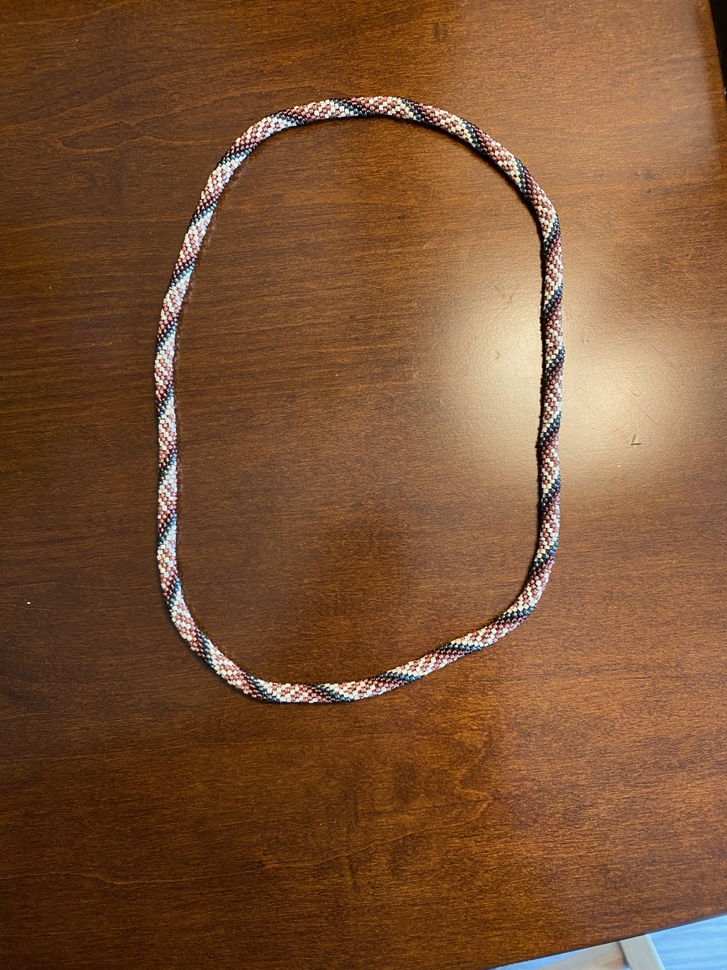
#> input picture bead-example - 1.jpeg, 727 x 970 px, shrunk from 3024 x 4032 before the run
$ python debug_saturation_segment.py --image '../bead-example - 1.jpeg'
#> lines starting #> are read from the running program, lines starting #| are printed output that depends on the picture; after the words box and inside, x2 and y2 are one past the last pixel; in counts of white or black regions, pixels touching at a corner belong together
"""Quick bead-vs-background segmentation using saturation alone.

Uses Otsu's method on the S channel to pick a threshold and saves a mask and overlay.
"""

from __future__ import annotations

import argparse
from pathlib import Path

import numpy as np
from PIL import Image


def otsu_threshold(values: np.ndarray) -> int:
    """Compute Otsu threshold for 0-255 uint8 values."""
    hist, _ = np.histogram(values, bins=256, range=(0, 256))
    total = values.size
    sum_total = np.dot(np.arange(256), hist)
    sum_b = 0.0
    w_b = 0.0
    max_var = 0.0
    threshold = 0
    for t in range(256):
        w_b += hist[t]
        if w_b == 0:
            continue
        w_f = total - w_b
        if w_f == 0:
            break
        sum_b += t * hist[t]
        m_b = sum_b / w_b
        m_f = (sum_total - sum_b) / w_f
        var_between = w_b * w_f * (m_b - m_f) ** 2
        if var_between > max_var:
            max_var = var_between
            threshold = t
    return threshold


def main():
    parser = argparse.ArgumentParser(description="Segment beads via saturation threshold (Otsu).")
    parser.add_argument("--image", required=True, type=Path, help="Input image")
    parser.add_argument("--outdir", type=Path, default=Path("image-to-pattern/debug-output"), help="Output directory")
    args = parser.parse_args()

    img_rgb = np.array(Image.open(args.image).convert("RGB"))
#> img_rgb is the input picture: shape (970, 727, 3); mean R, G, B 124.3, 83.4, 52.5
    img_hsv = np.array(Image.open(args.image).convert("HSV"))
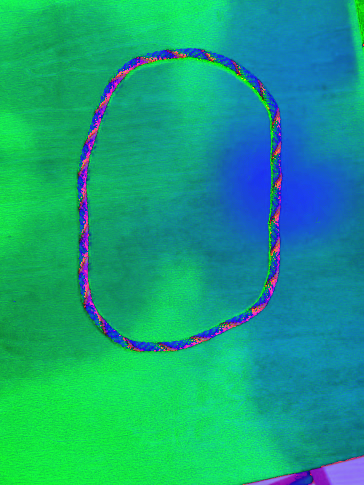
#> img_hsv: shape (970, 727, 3) (shown at 1/2 size); mean R, G, B 21.4, 162.1, 125.1
    s_channel = img_hsv[:, :, 1]
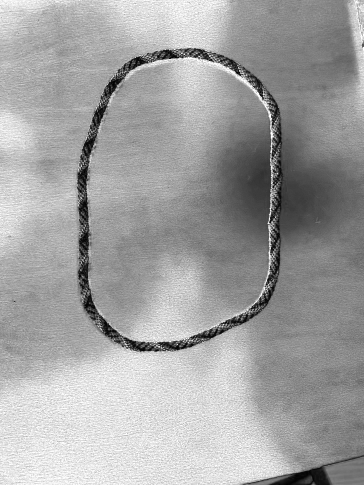
#> s_channel: shape (970, 727) (shown at 1/2 size); min 0, max 255, mean 162.1

    thr = otsu_threshold(s_channel)
#> in otsu_threshold, `hist, _ = np.histogram(values, bins=256, range=(0, 256))`: hist = 256 values, max 16470 at index 255, min 0 at index 253, mean 2754.6
#> in otsu_threshold, `sum_total = np.dot(np.arange(256), hist)`: sum_total = 114319568
#> the loop in otsu_threshold, `for t in range(256):` made 256 passes
#> (w_b, w_f, sum_b, m_b, m_f, max_var) on passes 1 to 8: (84, 705106, 0, 0, 162.1, 1.56e+12), (87, 705103, 3, 0.0345, 162.1, 1.61e+12), (261, 704929, 351, 1.34, 162.2, 4.76e+12), (437, 704753, 879, 2.01, 162.2, 7.9e+12), (626, 704564, 1635, 2.61, 162.3, 1.12e+13), (938, 704252, 3195, 3.41, 162.3, 1.67e+13), (1319, 703871, 5481, 4.16, 162.4, 2.33e+13), (1694, 703496, 8106, 4.79, 162.5, 2.96e+13)
    mask = s_channel > thr
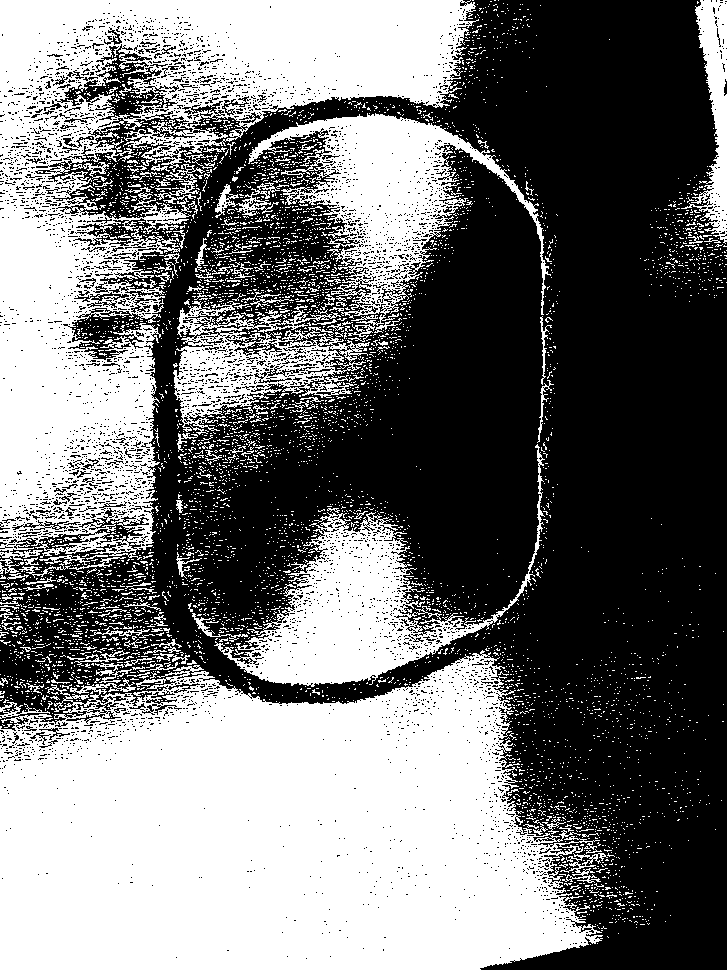
#> mask: shape (970, 727) bool; 45.8% white; 5399 white regions (5213 under 20 px), largest, box (x1, y1, x2, y2) and area: (0, 650, 603, 970) 145942, (0, 0, 479, 574) 96188, (214, 444, 545, 687) 20408

    args.outdir.mkdir(parents=True, exist_ok=True)
    stem = args.image.stem

    mask_img = (mask.astype(np.uint8) * 255)
    Image.fromarray(mask_img, mode="L").save(args.outdir / f"{stem}-s-mask.png")

    overlay = np.full_like(img_rgb, 255, dtype=np.uint8)
    overlay[mask] = img_rgb[mask]
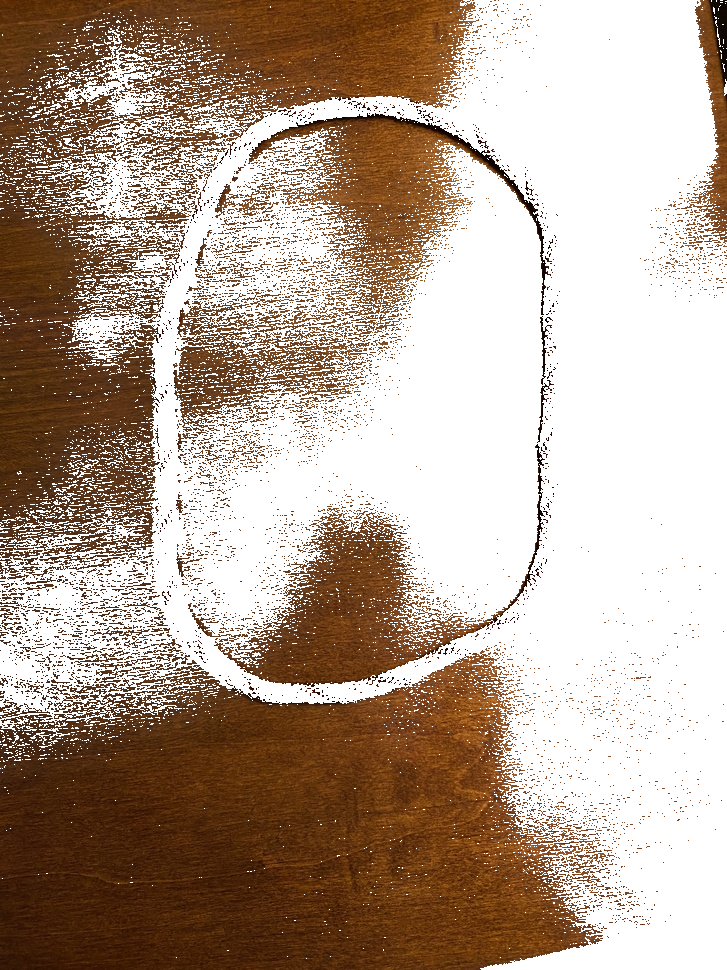
#> overlay: shape (970, 727, 3); mean R, G, B 182.4, 162.8, 147.5
    Image.fromarray(overlay, mode="RGB").save(args.outdir / f"{stem}-s-overlay.png")

    print(f"S threshold (Otsu): {thr}")
#| S threshold (Otsu): 165
    print(f"Mask true ratio: {mask.mean():.4f}")
#| Mask true ratio: 0.4577
    print(f"Saved mask and overlay to {args.outdir}")


if __name__ == "__main__":
    main()

$ run again, on bead-example - 3.jpeg
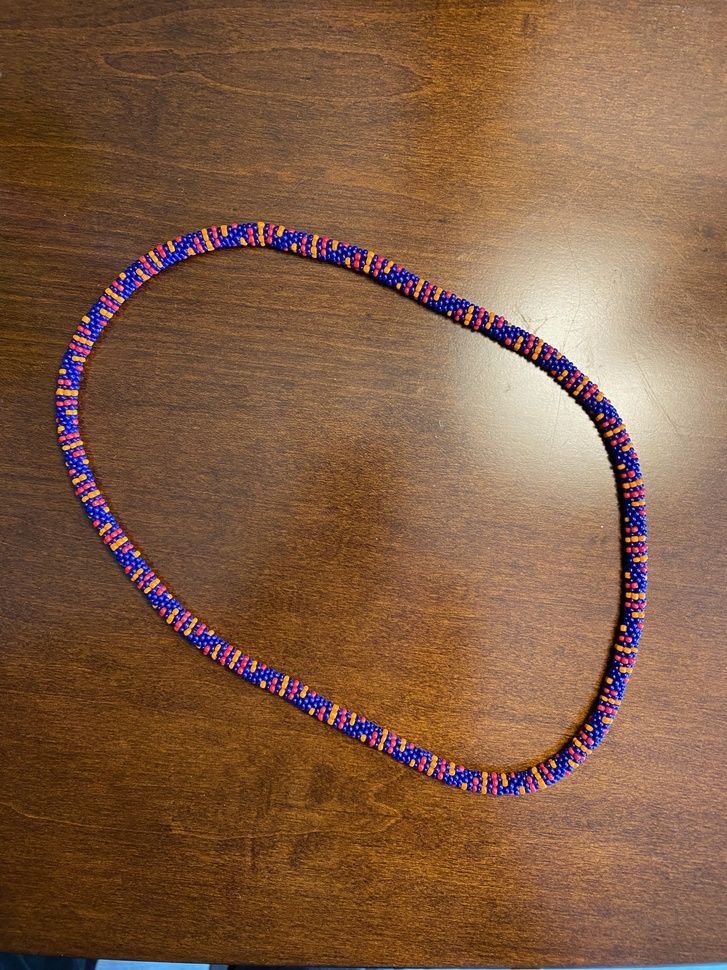
#> input picture bead-example - 3.jpeg, 727 x 970 px, shrunk from 3024 x 4032 before the run
#> in main, img_rgb is the input picture: shape (970, 727, 3); mean R, G, B 130.4, 93.2, 67.3
#> hist = 256 values, max 12755 at index 255, min 0 at index 254, mean 2754.6
#> sum_total = 101153745
#> the loop in otsu_threshold, `for t in range(256):` made 256 passes
#> (w_b, w_f, sum_b, m_b, m_f, max_var) on passes 1 to 8: (12, 705178, 0, 0, 143.4, 1.74e+11), (14, 705176, 2, 0.143, 143.4, 2.03e+11), (18, 705172, 10, 0.556, 143.4, 2.59e+11), (24, 705166, 28, 1.17, 143.4, 3.43e+11), (28, 705162, 44, 1.57, 143.4, 3.97e+11), (36, 705154, 84, 2.33, 143.4, 5.06e+11), (50, 705140, 168, 3.36, 143.5, 6.92e+11), (59, 705131, 231, 3.92, 143.5, 8.1e+11)
#> in main, `mask = s_channel > thr`:
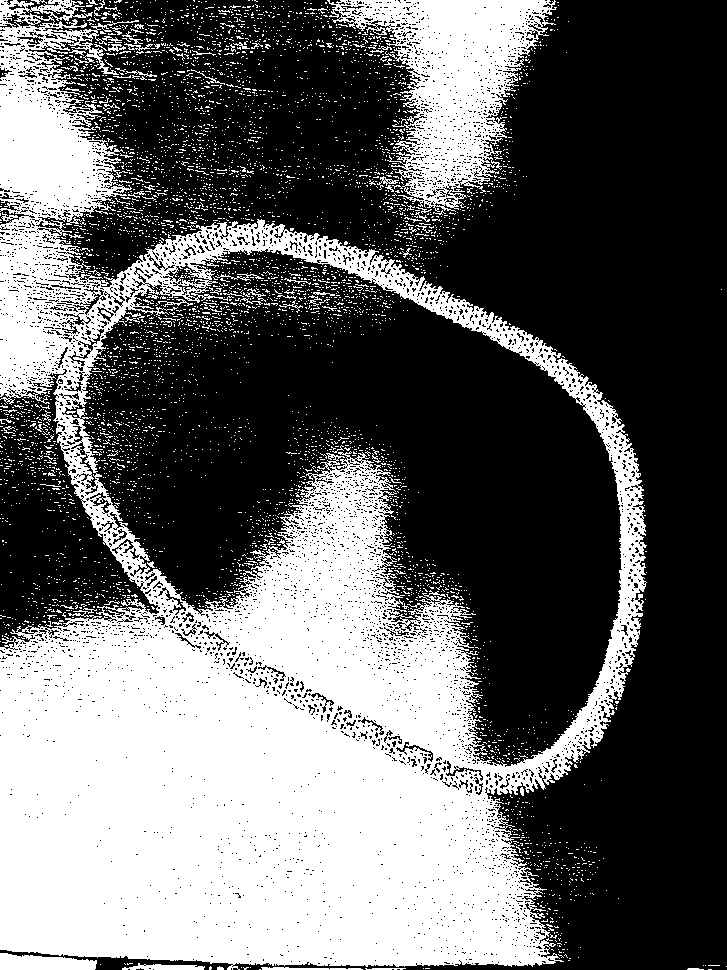
#> mask: shape (970, 727) bool; 39.7% white; 5313 white regions (5221 under 20 px), largest, box (x1, y1, x2, y2) and area: (0, 0, 647, 970) 241290, (327, 0, 557, 212) 20860, (0, 953, 97, 970) 1264
#> in main, `overlay[mask] = img_rgb[mask]`:
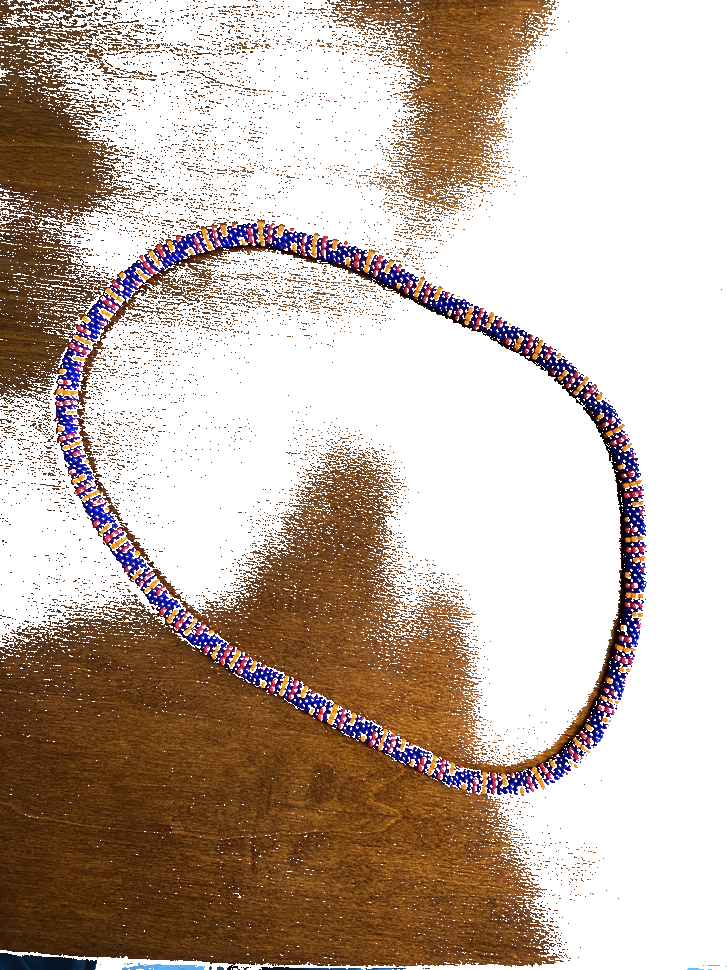
#> overlay: shape (970, 727, 3); mean R, G, B 195.2, 178.5, 166.8
#| S threshold (Otsu): 152
#| Mask true ratio: 0.3974

$ run again, on bead-example - 4.jpeg
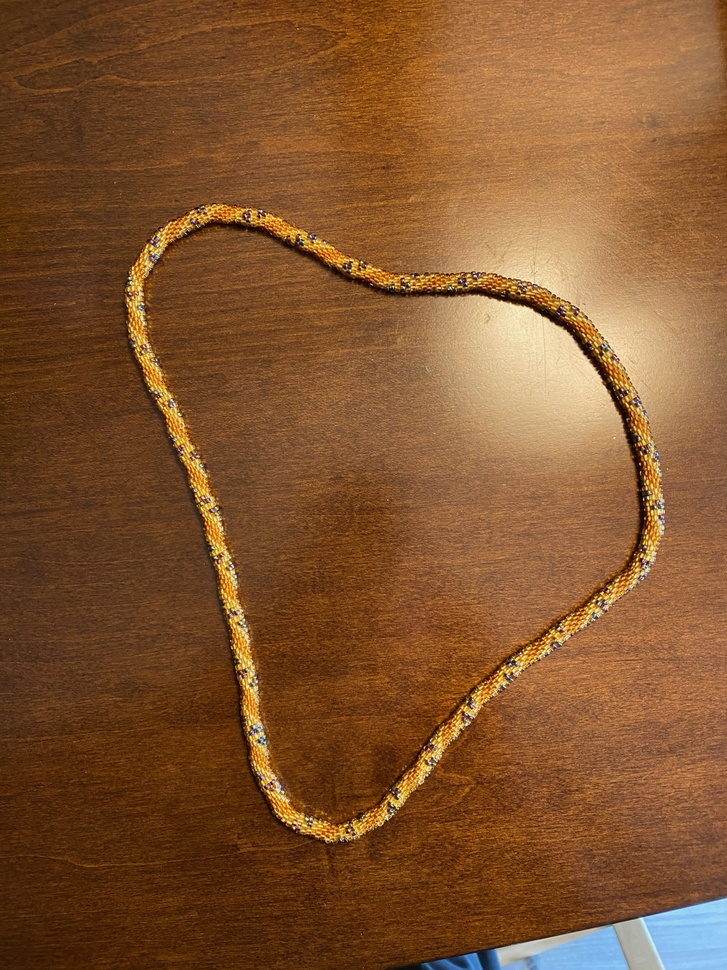
#> input picture bead-example - 4.jpeg, 727 x 970 px, shrunk from 3024 x 4032 before the run
#> in main, img_rgb is the input picture: shape (970, 727, 3); mean R, G, B 130.3, 85.2, 47.1
#> hist = 256 values, max 26230 at index 255, min 0 at index 1, mean 2754.6
#> sum_total = 124225660
#> the loop in otsu_threshold, `for t in range(256):` made 256 passes
#> (w_b, w_f, sum_b, m_b, m_f, max_var) on passes 1, 3, 4, 5, 6, 7, 8, 9: (29, 705161, 0, 0, 176.2, 6.35e+11), (75, 705115, 92, 1.23, 176.2, 1.62e+12), (121, 705069, 230, 1.9, 176.2, 2.59e+12), (144, 705046, 322, 2.24, 176.2, 3.07e+12), (158, 705032, 392, 2.48, 176.2, 3.36e+12), (293, 704897, 1202, 4.1, 176.2, 6.12e+12), (448, 704742, 2287, 5.1, 176.3, 9.25e+12), (792, 704398, 5039, 6.36, 176.4, 1.61e+13)
#> in main, `mask = s_channel > thr`:
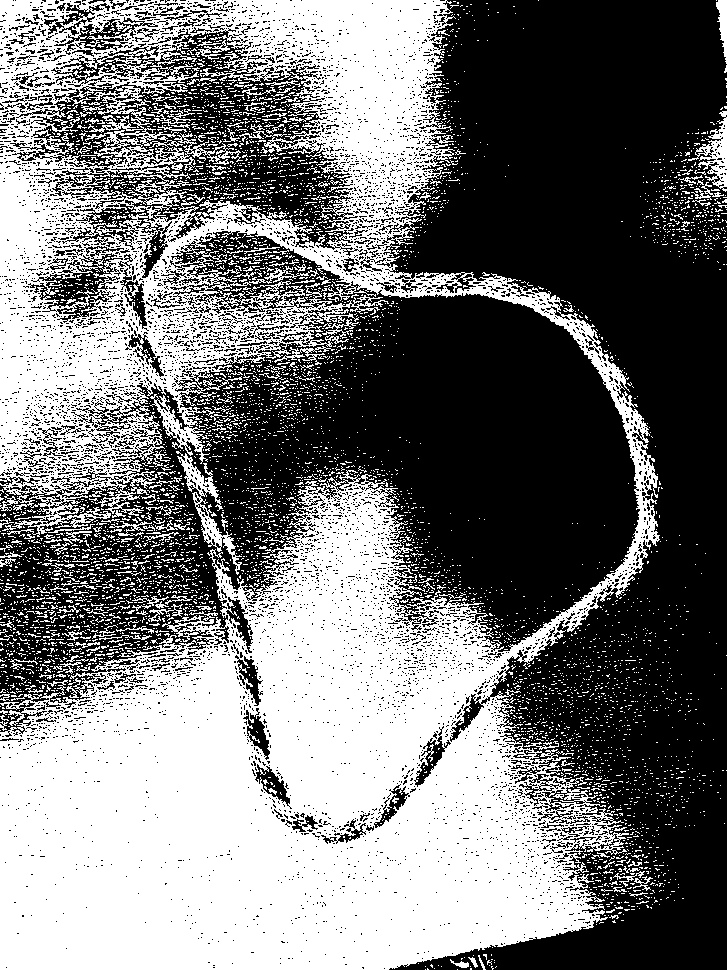
#> mask: shape (970, 727) bool; 46.5% white; 5639 white regions (5418 under 20 px), largest, box (x1, y1, x2, y2) and area: (0, 0, 660, 970) 298765, (176, 451, 242, 575) 1478, (688, 111, 727, 192) 1049
#> in main, `overlay[mask] = img_rgb[mask]`:
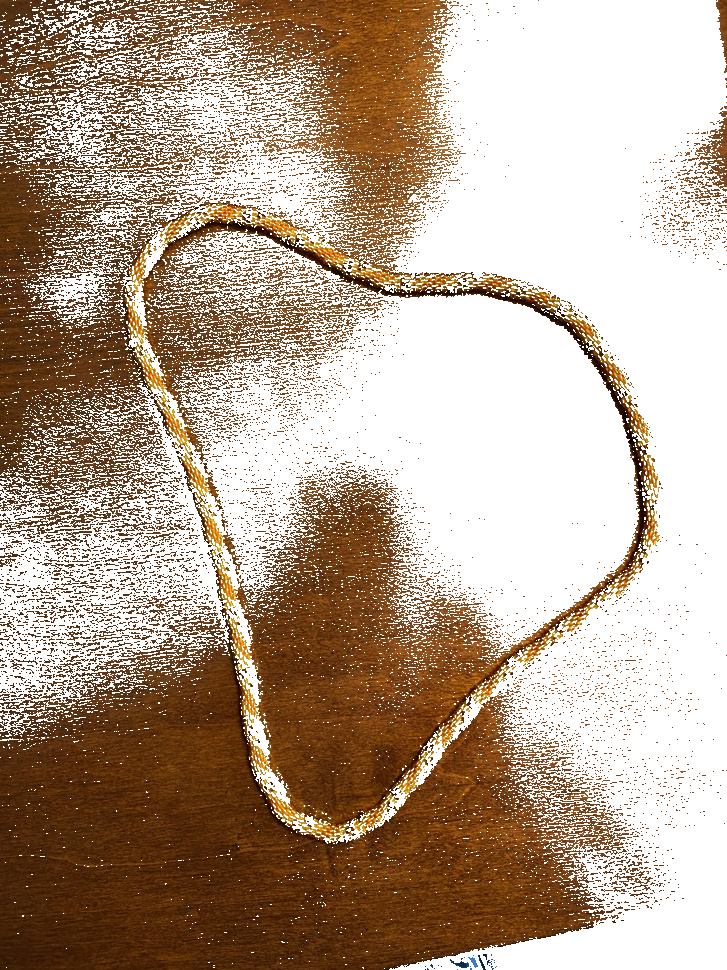
#> overlay: shape (970, 727, 3); mean R, G, B 184.9, 163.1, 144.9
#| S threshold (Otsu): 178
#| Mask true ratio: 0.4649
